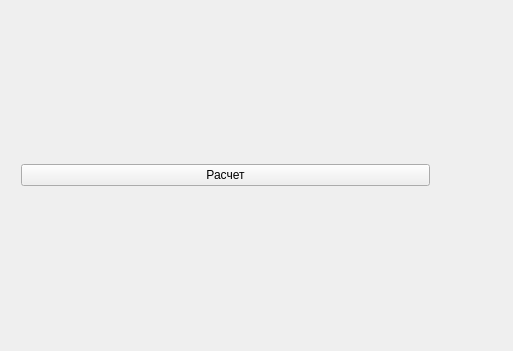
<?xml version="1.0" encoding="UTF-8"?>
<ui version="4.0">
 <class>Widget</class>
 <widget class="QWidget" name="Widget">
  <property name="geometry">
   <rect>
    <x>0</x>
    <y>0</y>
    <width>513</width>
    <height>351</height>
   </rect>
  </property>
  <property name="windowTitle">
   <string>Widget</string>
  </property>
  <widget class="QWidget" name="gridLayoutWidget">
   <property name="geometry">
    <rect>
     <x>10</x>
     <y>10</y>
     <width>431</width>
     <height>331</height>
    </rect>
   </property>
   <layout class="QGridLayout" name="firstLayout">
    <property name="sizeConstraint">
     <enum>QLayout::SetNoConstraint</enum>
    </property>
    <item row="0" column="0">
     <widget class="QPushButton" name="pushButton">
      <property name="text">
       <string>Расчет</string>
      </property>
     </widget>
    </item>
   </layout>
  </widget>
 </widget>
 <layoutdefault spacing="6" margin="11"/>
 <resources/>
 <connections/>
</ui>
